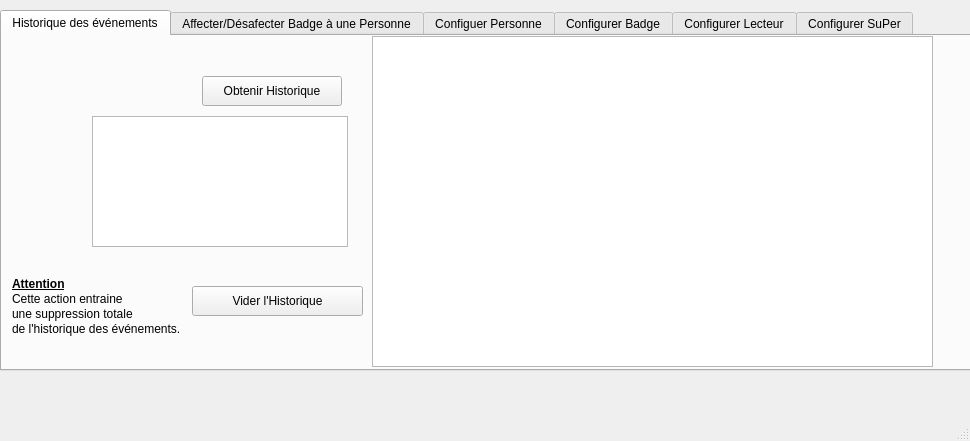
<?xml version="1.0" encoding="UTF-8"?>
<ui version="4.0">
 <class>Configurer</class>
 <widget class="QMainWindow" name="Configurer">
  <property name="geometry">
   <rect>
    <x>0</x>
    <y>0</y>
    <width>970</width>
    <height>441</height>
   </rect>
  </property>
  <property name="windowTitle">
   <string>MainWindow</string>
  </property>
  <widget class="QWidget" name="centralwidget">
   <widget class="QTabWidget" name="tabWidget">
    <property name="geometry">
     <rect>
      <x>0</x>
      <y>10</y>
      <width>971</width>
      <height>361</height>
     </rect>
    </property>
    <property name="currentIndex">
     <number>0</number>
    </property>
    <widget class="QWidget" name="tab_6">
     <attribute name="title">
      <string>Historique des événements</string>
     </attribute>
     <widget class="QListView" name="listView">
      <property name="geometry">
       <rect>
        <x>370</x>
        <y>0</y>
        <width>561</width>
        <height>331</height>
       </rect>
      </property>
     </widget>
     <widget class="QPushButton" name="btAffLog">
      <property name="geometry">
       <rect>
        <x>200</x>
        <y>40</y>
        <width>140</width>
        <height>30</height>
       </rect>
      </property>
      <property name="text">
       <string>Obtenir Historique</string>
      </property>
     </widget>
     <widget class="QPushButton" name="btSuppLog">
      <property name="geometry">
       <rect>
        <x>190</x>
        <y>250</y>
        <width>171</width>
        <height>30</height>
       </rect>
      </property>
      <property name="text">
       <string>Vider l'Historique</string>
      </property>
     </widget>
     <widget class="QLabel" name="label">
      <property name="geometry">
       <rect>
        <x>10</x>
        <y>255</y>
        <width>141</width>
        <height>16</height>
       </rect>
      </property>
      <property name="text">
       <string>Cette action entraine</string>
      </property>
      <property name="textFormat">
       <enum>Qt::AutoText</enum>
      </property>
     </widget>
     <widget class="QLabel" name="label_2">
      <property name="geometry">
       <rect>
        <x>10</x>
        <y>270</y>
        <width>141</width>
        <height>16</height>
       </rect>
      </property>
      <property name="text">
       <string>une suppression totale</string>
      </property>
      <property name="textFormat">
       <enum>Qt::AutoText</enum>
      </property>
     </widget>
     <widget class="QLabel" name="label_3">
      <property name="geometry">
       <rect>
        <x>10</x>
        <y>285</y>
        <width>201</width>
        <height>16</height>
       </rect>
      </property>
      <property name="text">
       <string>de l'historique des événements.</string>
      </property>
     </widget>
     <widget class="QLabel" name="label_4">
      <property name="geometry">
       <rect>
        <x>10</x>
        <y>240</y>
        <width>71</width>
        <height>16</height>
       </rect>
      </property>
      <property name="font">
       <font>
        <weight>75</weight>
        <bold>true</bold>
        <underline>true</underline>
       </font>
      </property>
      <property name="text">
       <string>Attention</string>
      </property>
     </widget>
     <widget class="QTableWidget" name="tableWidget">
      <property name="geometry">
       <rect>
        <x>90</x>
        <y>80</y>
        <width>256</width>
        <height>131</height>
       </rect>
      </property>
     </widget>
    </widget>
    <widget class="QWidget" name="tab">
     <attribute name="title">
      <string>Affecter/Désafecter Badge à une Personne</string>
     </attribute>
    </widget>
    <widget class="QWidget" name="tab_2">
     <attribute name="title">
      <string>Configuer Personne</string>
     </attribute>
    </widget>
    <widget class="QWidget" name="tab_3">
     <attribute name="title">
      <string>Configurer Badge</string>
     </attribute>
    </widget>
    <widget class="QWidget" name="tab_4">
     <attribute name="title">
      <string>Configurer Lecteur</string>
     </attribute>
    </widget>
    <widget class="QWidget" name="tab_5">
     <attribute name="title">
      <string>Configurer SuPer</string>
     </attribute>
    </widget>
   </widget>
  </widget>
  <widget class="QMenuBar" name="menubar">
   <property name="geometry">
    <rect>
     <x>0</x>
     <y>0</y>
     <width>970</width>
     <height>20</height>
    </rect>
   </property>
  </widget>
  <widget class="QStatusBar" name="statusbar"/>
 </widget>
 <resources/>
 <connections/>
</ui>
